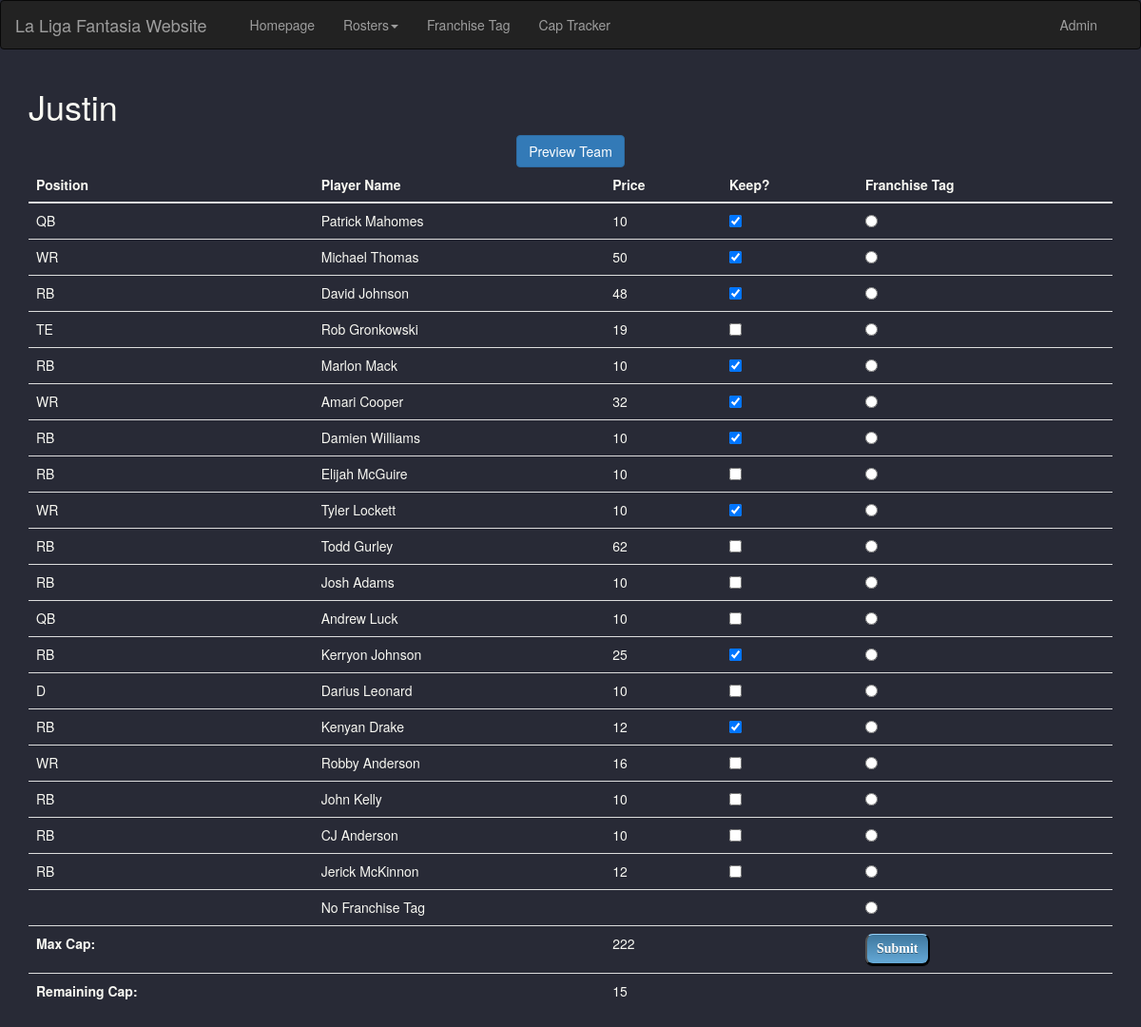
/rosters/2, run on the app's committed database.
### liga/models.py (models this page shows, shortened)
class Owner(models.Model):
    name = models.CharField(max_length=20)
    cap = models.IntegerField()

class Roster(models.Model):
    owner = models.ForeignKey(Owner, on_delete=models.CASCADE)
    athlete = models.ForeignKey(Player, on_delete=models.CASCADE)

class Player(models.Model):
    name = models.CharField(max_length=30)
    price = models.IntegerField()
    position = models.CharField(max_length=3)
    kept = models.BooleanField()
    ftag = models.BooleanField(default=False)

### liga/views.py (the view)
# urls.py: path('rosters/<int:owner_id>', views.rosters, name='rosters'),
def rosters(request, owner_id):
    roster_items = Roster.objects.all()
    ownership = Roster.objects.filter(owner__pk=owner_id)
    owner_name = Owner.objects.filter(pk=owner_id).values('name')[0]['name']
    max_cap = Owner.objects.filter(pk=owner_id).values('cap')[0]['cap']
    rem_cap = remaining(owner_name, max_cap)
    context = {
        'roster_items': roster_items,
        'ownership': ownership,
        'max_cap': max_cap,
        'owner_name': owner_name,
        'owner_id': owner_id,
        'rem_cap': rem_cap,
    }
    return render(request, 'liga/rosters.html', context)

### liga/views.py (called while the page is built)
def remaining(name, max):
    temp = Roster.objects.filter(owner__name=name).filter(athlete__kept=True)
    sum = 0
    for item in temp:
        if item.athlete.ftag:
            pos = item.athlete.position
            tag_price_player = Player.objects.get(name__exact=pos + " Franchise")
            sum = sum + tag_price_player.price
        else:
            sum = sum + item.athlete.price
    return max - sum

### liga/templates/liga/rosters.html (shortened to what this page needs)
{% extends "./base.html" %}
{% block main_content %}
<div class="container">
    <h1> {{owner_name}} </h1>
    <center><a class="btn btn-primary" data-toggle="collapse" href="#showTeam" role="button" aria-expanded="false"
               aria-controls="showTeam">Preview Team</a></center>
    <form action="{% url 'liga:update' owner_id %}" method="post">
        <table class="table .table-sm">
            <thead>
            <tr>
                <th scope="col">Position</th>
                <th scope="col">Player Name</th>
                <th scope="col">Price</th>
                <th scope="col">Keep?</th>
                <th scope="col">Franchise Tag</th>
            </tr>
            </thead>
            <tbody>
            {% for item in ownership %}
            <tr>
                <td>{{item.athlete.position}}</td>
                <td> {% if item.athlete.ftag %} <b>{{item.athlete.name}} </b>
                    {% else %} {{item.athlete.name}} {% endif %}
                </td>
                <td>{{item.athlete.price}}</td>
                <td><input type="checkbox" name="item" id="item{{ forloop.counter }}" value="{{ item.athlete.id }}"
                           {% if item.athlete.kept %} checked {% endif %}>
                </td>
                <td><input type="radio" name="franchise" id="franchise{{ forloop.counter }}"
                           value="{{ item.athlete.id }}"
                           {% if item.athlete.ftag %} checked {% endif %}>
                </td>
            </tr>
            {% endfor %}
            <tr>
                <td></td>
                <td>No Franchise Tag</td>
                <td></td>
                <td></td>
                <td><input type="radio" name="franchise" id="franchise" value=""
                           {% if item.athlete.ftag %} checked {% endif %}></td>
            </tr>
            <tr>
                <td><b>Max Cap: </b></td>
                <td></td>
                <td>{{max_cap}}</td>
                <td></td>
                <td><input type="submit" value="Submit" class="mybtn"></td>
            </tr>
            <tr>
                <td><b>Remaining Cap: </b></td>
                <td></td>
                <td>{{rem_cap }}</td>
                <td></td>
                <td></td>
            </tr>
            </tbody>
        </table>
    </form>
</div>
{% endblock main_content %}

### liga/static/liga/style.css (style rules this page uses)
.mybtn { border-top: 1px solid #96d1f8; background: #65a9d7; background: -webkit-gradient(linear, left top, left bottom, from(#3e779d), to(#65a9d7)); background: -webkit-linear-gradient(top, #3e779d, #65a9d7); background: -moz-linear-gradient(top, #3e779d, #65a9d7); background: -ms-linear-gradient(top, #3e779d, #65a9d7); background: -o-linear-gradient(top, #3e779d, #65a9d7); padding: 5px 10px; -webkit-border-radius: 8px; -moz-border-radius: 8px; border-radius: 8px; -webkit-box-shadow: rgba(0,0,0,1) 0 1px 0; -moz-box-shadow: rgba(0,0,0,1) 0 1px 0; box-shadow: rgba(0,0,0,1) 0 1px 0; text-shadow: rgba(0,0,0,.4) 0 1px 0; color: white; font-size: 14px; font-family: Georgia, serif; text-decoration: none; vertical-align: middle; }
body { background-color: #282a36; color: #f8f8f2; }
input { font-size: 12px; font-family: sans-serif; font-weight: 700; color: #444; }
a { color: #46AAF9; }

### data on the page
Owner: name "Justin"
Roster: athlete.position "QB", athlete.name "Patrick Mahomes", athlete.price "10", athlete_id "☑"
Roster: athlete.position "WR", athlete.name "Michael Thomas", athlete.price "50", athlete_id "☑"
Roster: athlete.position "RB", athlete.name "David Johnson", athlete.price "48", athlete_id "☑"
Roster: athlete.position "TE", athlete.name "Rob Gronkowski", athlete.price "19"
Roster: athlete.position "RB", athlete.name "Marlon Mack", athlete.price "10", athlete_id "☑"
Roster: athlete.position "WR", athlete.name "Amari Cooper", athlete.price "32", athlete_id "☑"
Roster: athlete.position "RB", athlete.name "Damien Williams", athlete.price "10", athlete_id "☑"
Roster: athlete.position "RB", athlete.name "Elijah McGuire", athlete.price "10"
Roster: athlete.position "WR", athlete.name "Tyler Lockett", athlete.price "10", athlete_id "☑"
Roster: athlete.position "RB", athlete.name "Todd Gurley", athlete.price "62"
Roster: athlete.position "RB", athlete.name "Josh Adams", athlete.price "10"
Roster: athlete.position "QB", athlete.name "Andrew Luck", athlete.price "10"
Roster: athlete.position "RB", athlete.name "Kerryon Johnson", athlete.price "25", athlete_id "☑"
Roster: athlete.position "D", athlete.name "Darius Leonard", athlete.price "10"
Roster: athlete.position "RB", athlete.name "Kenyan Drake", athlete.price "12", athlete_id "☑"
Roster: athlete.position "WR", athlete.name "Robby Anderson", athlete.price "16"
Roster: athlete.position "RB", athlete.name "John Kelly", athlete.price "10"
Roster: athlete.position "RB", athlete.name "CJ Anderson", athlete.price "10"
Roster: athlete.position "RB", athlete.name "Jerick McKinnon", athlete.price "12"

### other printed values
{{ max_cap }} "222"
{{ rem_cap }} "15"
